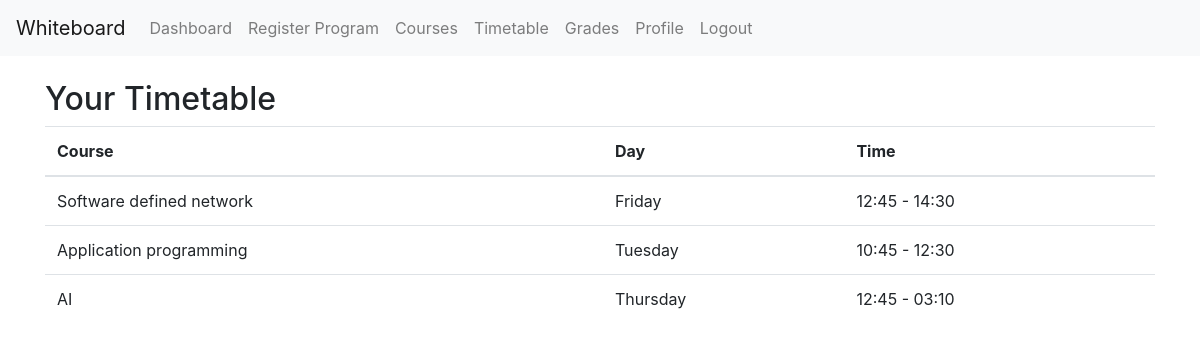
Page /timetable/ (signed in) on the committed database.
### core/models.py (models this page shows, shortened)
class Enrollment(models.Model):
    student = models.ForeignKey(Student, on_delete=models.CASCADE)
    course = models.ForeignKey(Course, on_delete=models.CASCADE)
    day_of_week = models.CharField(max_length=10, blank=True)
    start_time = models.TimeField(blank=True, null=True)
    end_time = models.TimeField(blank=True, null=True)

class Course(models.Model):
    course_name = models.CharField(max_length=100)
    program = models.ForeignKey(Program, on_delete=models.CASCADE)
    day_of_week = models.CharField(max_length=10, choices=DAYS_OF_WEEK, default='Monday')
    start_time = models.TimeField(null=True, blank=True)
    end_time = models.TimeField(null=True, blank=True)
    semester = models.CharField(max_length=20, choices=SEMESTER_CHOICES, default='Semester 1')

### core/views.py (the view)
# urls.py: path('timetable/', views.TimetableView.as_view(), name='timetable'),
class TimetableView(LoginRequiredMixin, View):
    login_url = 'login'
    def get(self, request):
        try:
            student = Student.objects.get(user=request.user)
        except Student.DoesNotExist:
            messages.error(request, "Student profile not found.")
            return redirect('logout')
        if not student.program:
            return redirect('register_program')
        enrollments = Enrollment.objects.filter(student=student)
        return render(request, 'core/timetable.html', {'enrollments': enrollments})

### templates/core/timetable.html (shortened to what this page needs)
{% extends 'base.html' %}
{% block content %}
<h2>Your Timetable</h2>
{% if enrollments %}
    <table class="table">
        <thead>
            <tr>
                <th>Course</th>
                <th>Day</th>
                <th>Time</th>
            </tr>
        </thead>
        <tbody>
            {% for enrollment in enrollments %}
                <tr>
                    <td>{{ enrollment.course.course_name }}</td>
                    <td>{{ enrollment.day_of_week }}</td>
                    <td>{{ enrollment.start_time|time:"H:i" }} - {{ enrollment.end_time|time:"H:i" }}</td>
                </tr>
            {% endfor %}
        </tbody>
    </table>
{% else %}
    <p>You are not enrolled in any courses.</p>
{% endif %}
{% endblock %}

### rows in the picture
Enrollment: course.course_name "Software defined network", day_of_week "Friday", start_time "12:45", end_time "14:30"
Enrollment: course.course_name "Application programming", day_of_week "Tuesday", start_time "10:45", end_time "12:30"
Enrollment: course.course_name "AI", day_of_week "Thursday", start_time "12:45", end_time "03:10"
